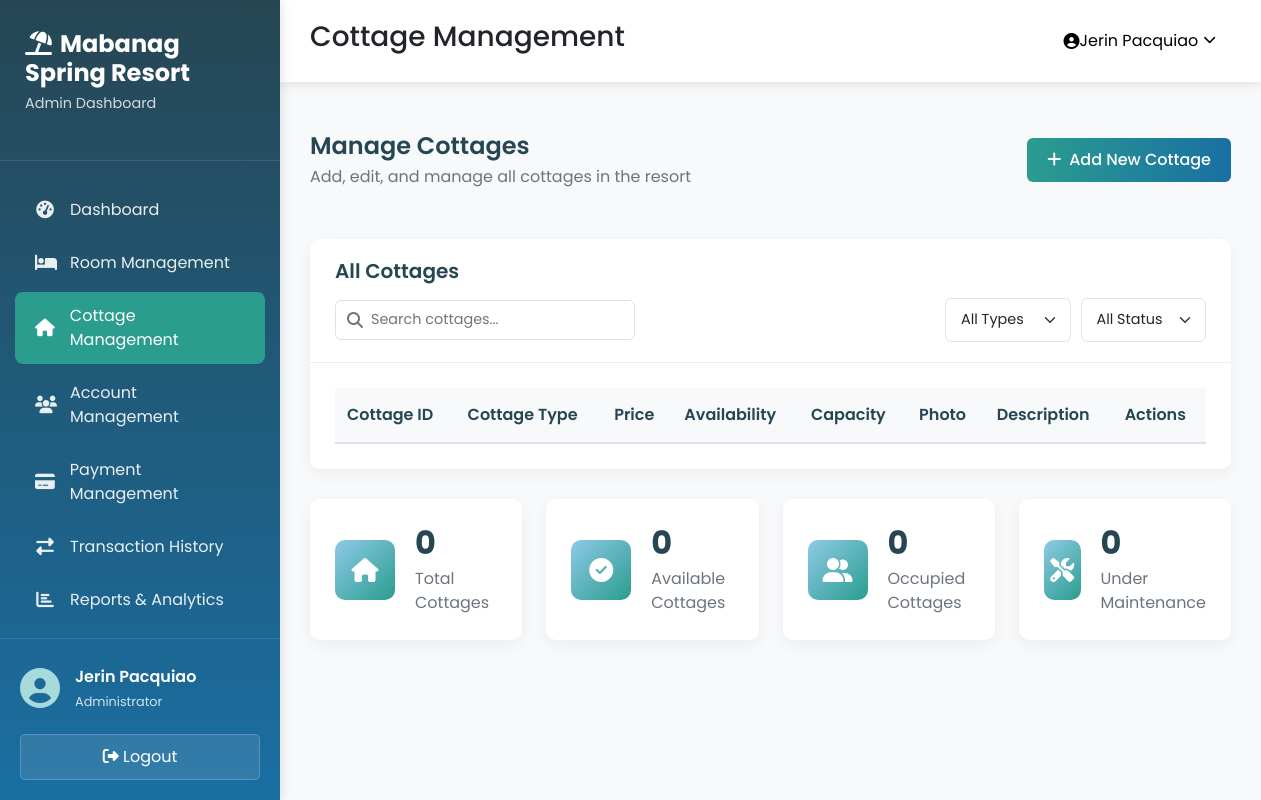
/admin/cottage.php (signed in), run on an earlier commit of the app's database.
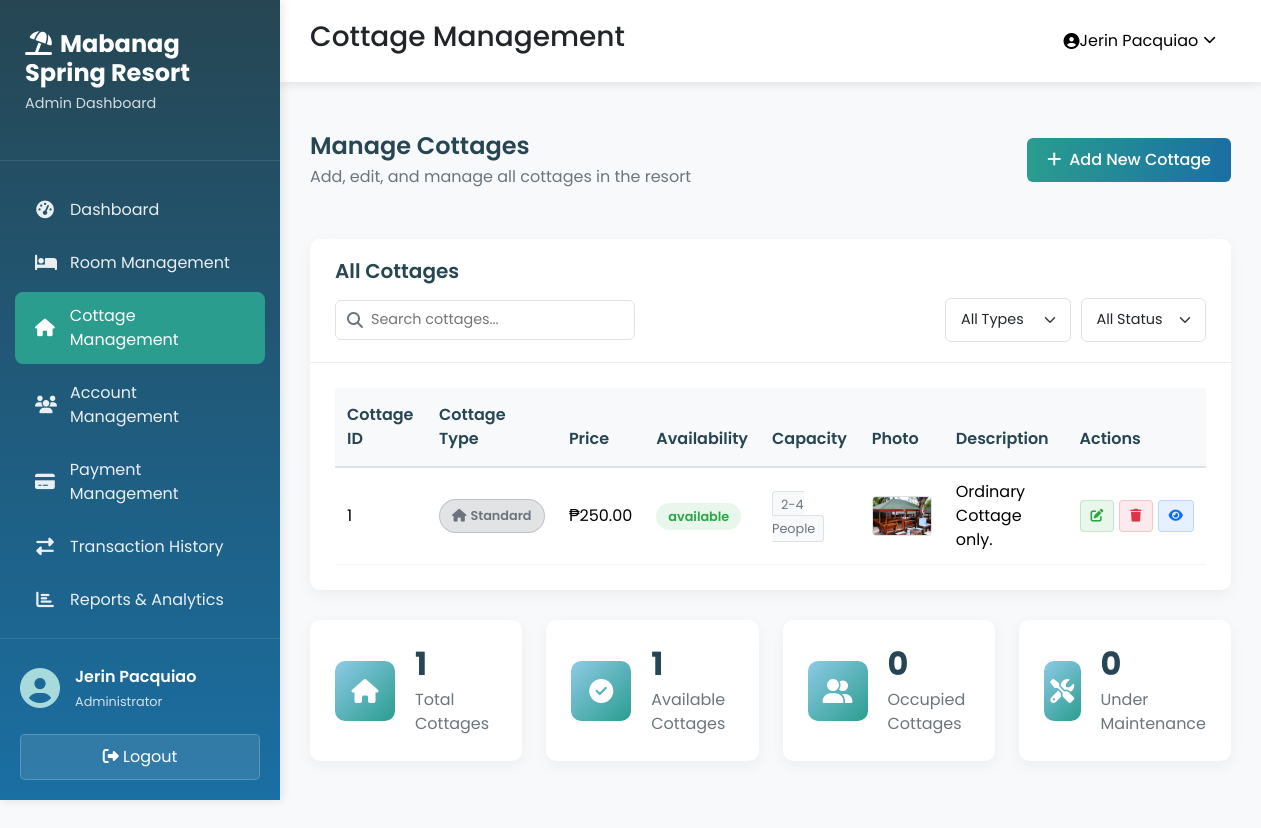
And on a later commit of the database.
### tables this page shows
CREATE TABLE `cottage` (
  `cottage_id` int(11) NOT NULL,
  `cottage_type` varchar(50) NOT NULL,
  `cottage_price` decimal(10,2) NOT NULL,
  `cottage_availability` enum('available','unavailable') NOT NULL DEFAULT 'available',
  `photo` varchar(100) NOT NULL,
  `cottage_description` text DEFAULT NULL
);

### admin/cottage.php (the view, shortened to what the changed rows need)
<!DOCTYPE html>
<?php
    require_once 'connect.php';
?>
<html lang="en">
<head>
    <link href="https://cdn.jsdelivr.net/npm/bootstrap@5.3.8/dist/css/bootstrap.min.css" rel="stylesheet"
>
    <link rel="stylesheet" href="https://cdnjs.cloudflare.com/ajax/libs/font-awesome/6.4.0/css/all.min.css">
    <link rel="stylesheet" href="https://cdn.datatables.net/1.13.6/css/dataTables.bootstrap5.min.css">
    <link rel="stylesheet" href="../css/admin_style.css">
    <link rel="stylesheet" href="../css/cottage_style.css">
</head>
<body data-alert-type="<?php echo isset($_SESSION['alert_type']) ? $_SESSION['alert_type'] : ''; ?>"
      data-alert-title="<?php echo isset($_SESSION['alert_title']) ? $_SESSION['alert_title'] : ''; ?>"
      data-alert-message="<?php echo isset($_SESSION['alert_message']) ? htmlspecialchars($_SESSION['alert_message']) : ''; ?>">
    <div class="dashboard-container">
        <div class="sidebar">
            <div class="sidebar-header">
                <h2><i class="fas fa-umbrella-beach me-2"></i>Mabanag Spring Resort</h2>
            </div>
        </div>
        <div class="main-content">
            <div class="content-area">
                <div class="card">
                    <div class="card-body">
                        <div class="table-responsive">
                            <table id="cottagesTable" class="table table-hover">
                                <thead>
                                    <tr>
                                        <th>Cottage ID</th>
                                        <th>Cottage Type</th>
                                        <th>Price</th>
                                        <th>Availability</th>
                                        <th>Capacity</th>
                                        <th>Photo</th>
                                        <th>Description</th>
                                        <th>Actions</th>
                                    </tr>
                                </thead>
                                <tbody>
                                    <?php
                                        $query = $conn->query("SELECT * FROM `cottage` ORDER BY `cottage_id` DESC") or die(mysqli_error());
                                        while ($fetch = $query->fetch_array()) {
                                            $capacity = '';
                                            switch ($fetch['cottage_type']) {
                                                default:
                                                    $capacity = '2-4 People';
                                            }
                                        ?>
                                    <tr>
                                        <td><?php echo $fetch['cottage_id'] ?></td>
                                        <td>
                                            <span class="cottage-type-badge cottage-type-<?php echo strtolower(str_replace(' ', '-', $fetch['cottage_type'])) ?>">
                                                <i class="fas fa-home me-1"></i><?php echo $fetch['cottage_type'] ?>
                                            </span>
                                        </td>
                                        <td>₱<?php echo $fetch['cottage_price'] ?></td>
                                        <td>
                                            <span class="availability-badge availability-<?php echo strtolower($fetch['cottage_availability']) ?>">
                                                <?php echo $fetch['cottage_availability'] ?>
                                            </span>
                                        </td>
                                        <td>
                                            <span class="capacity-badge"><?php echo $capacity ?></span>
                                        </td>
                                        <td>
                                            <?php if (! empty($fetch['photo'])): ?>
                                                <img src="../photos/<?php echo $fetch['photo'] ?>" alt="Cottage Photo" class="cottage-thumbnail">
                                            <?php else: ?>
                                                <div class="no-photo">No Image</div>
                                            <?php endif; ?>
                                        </td>
                                        <td><?php echo $fetch['cottage_description'] ?></td>
                                        <td>
                                            <div class="action-buttons">
                                                <button class="btn btn-sm btn-edit" data-bs-toggle="modal" data-bs-target="#editCottageModal"
                                                    data-id="<?php echo $fetch['cottage_id'] ?>"
                                                    data-type="<?php echo $fetch['cottage_type'] ?>"
                                                    data-price="<?php echo $fetch['cottage_price'] ?>"
                                                    data-availability="<?php echo $fetch['cottage_availability'] ?>"
                                                    data-description="<?php echo htmlspecialchars($fetch['cottage_description'], ENT_QUOTES); ?>"
                                                    data-photo="<?php echo $fetch['photo'] ?>">
                                                    <i class="fas fa-edit"></i>
                                                </button>
                                                <button class="btn btn-sm btn-delete"
                                                    data-id="<?php echo $fetch['cottage_id'] ?>"
                                                    data-type="<?php echo $fetch['cottage_type'] ?>">
                                                    <i class="fas fa-trash"></i>
                                                </button>
                                                <button class="btn btn-sm btn-view" data-bs-toggle="modal" data-bs-target="#viewCottageModal"
                                                    data-id="<?php echo $fetch['cottage_id'] ?>"
                                                    data-type="<?php echo $fetch['cottage_type'] ?>"
                                                    data-price="<?php echo $fetch['cottage_price'] ?>"
                                                    data-availability="<?php echo $fetch['cottage_availability'] ?>"
                                                    data-description="<?php echo htmlspecialchars($fetch['cottage_description'], ENT_QUOTES); ?>"
                                                    data-photo="<?php echo $fetch['photo'] ?>"
                                                    data-capacity="<?php echo $capacity ?>">
                                                    <i class="fas fa-eye"></i>
                                                </button>
                                            </div>
                                        </td>
                                    </tr>
                                    <?php
                                        }
                                    ?>
                                </tbody>
                            </table>
                        </div>
                    </div>
                </div>
                <div class="row stats-row">
                    <div class="col-xl-3 col-md-6 mb-4">
                        <div class="stat-card">
                            <div class="stat-info">
                                <h3>
                                    <?php
                                        $total_cottages = $conn->query("SELECT COUNT(*) as total FROM `cottage`")->fetch_array();
                                        echo $total_cottages['total'];
                                    ?>
                                </h3>
                                <p>Total Cottages</p>
                            </div>
                        </div>
                    </div>
                    <div class="col-xl-3 col-md-6 mb-4">
                        <div class="stat-card">
                            <div class="stat-info">
                                <h3>
                                    <?php
                                        $available_cottages = $conn->query("SELECT COUNT(*) as available FROM `cottage` WHERE `cottage_availability` = 'Available'")->fetch_array();
                                        echo $available_cottages['available'];
                                    ?>
                                </h3>
                                <p>Available Cottages</p>
                            </div>
                        </div>
                    </div>
                </div>
            </div>
        </div>
    </div>
</body>
</html>

What changed in the data, as far as the page shows it:
added cottage: cottage_id "1", cottage_type "Standard", cottage_price "250.00", cottage_availability "available", cottage_type "2-4 People", photo (picture), cottage_description "Ordinary Cottage only."
Also different on the page:
$total_cottages['total']: "0" → "1"
$available_cottages['available']: "0" → "1"
